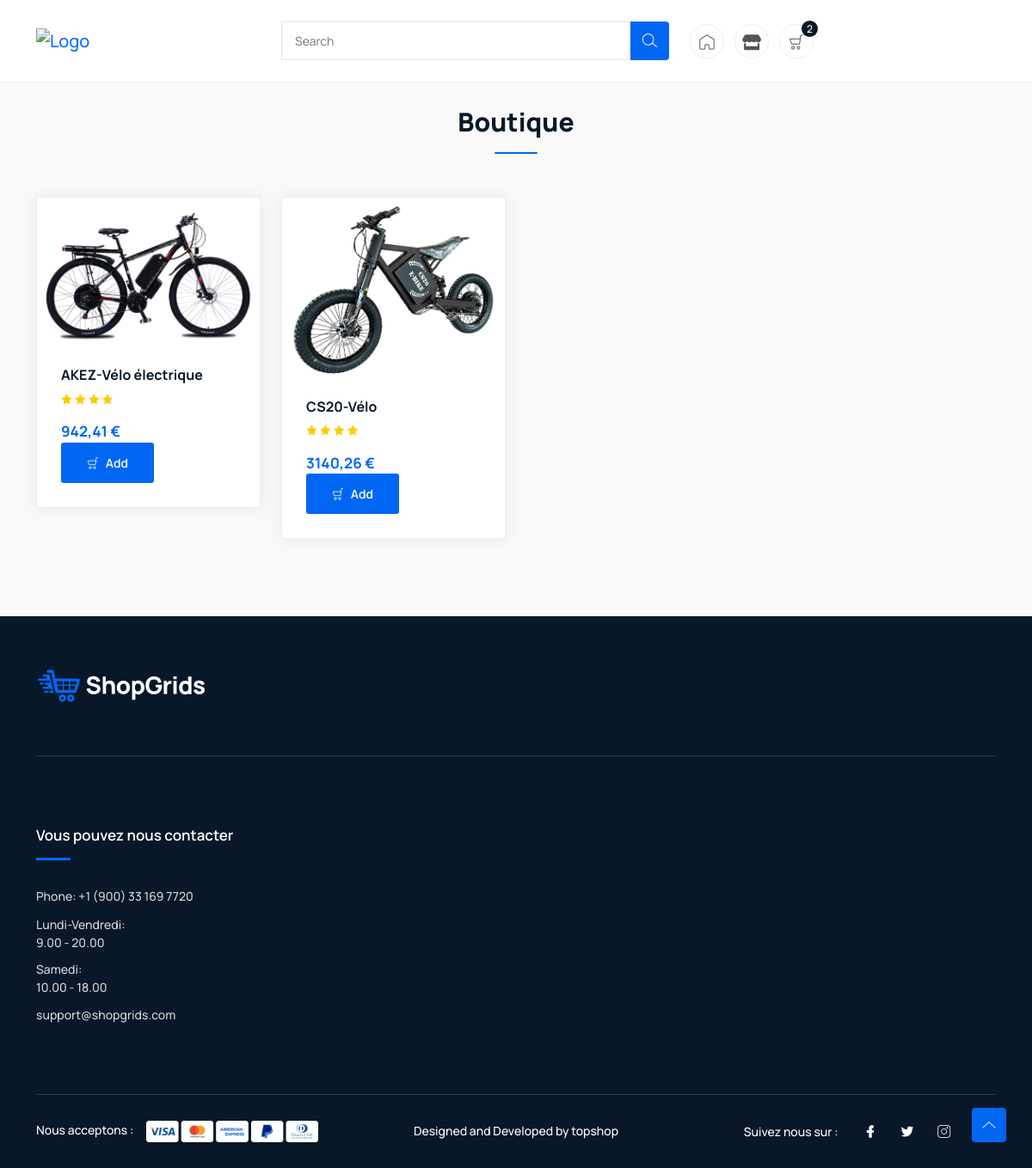
/shop (signed in), run on the app's committed database.
### main/models.py (models this page shows, shortened)
class Produit(models.Model):
    nom = models.CharField(max_length=200)
    image = models.ImageField(upload_to='produits/')
    prix = models.DecimalField(max_digits=10, decimal_places=2)
    reduction = models.DecimalField(max_digits=5, decimal_places=2, null=True, blank=True)
    categorie = models.CharField(max_length=100)
    etat = models.CharField(max_length=100)
    description = models.TextField(null=True)

### main/views.py (the view, shortened to what this page needs)
# urls.py: path('shop',Shop.as_view(),name="shop"),
class Shop(View):
    def get(self, request):
        produits = Produit.objects.all()
        context = {
            "produits": produits,
        }
        if request.user.is_authenticated:
            panier, created = Panier.objects.get_or_create(user=request.user)
            items = ItemPanier.objects.filter(panier=panier)
            total = sum(item.total_cost for item in items)
            totalitem = sum(item.quantite for item in items)
            context.update({
                "items": items,
                "total": total,
                "totalitem": totalitem,
            })
        return render(request, "all_product.html", context)

### main/models.py (called while the page is built)
    @property
    def total_cost(self):
        return self.quantite * self.produit.prix

### templates/all_product.html
{% extends "base.html" %}
{% block content %}
<section class="trending-product section" style="margin-top: 12px;">
    <div class="container">
        <div class="row">
            <div class="col-12">
                <div class="section-title">
                    <h2>Boutique</h2>
                </div>
            </div>
        </div>
        <div class="row">
            {% for produit in produits %}
            <div class="col-lg-3 col-md-6 col-6">
                <div class="single-product">
                    <div class="product-image">
                        <a href="{% url "detail" produit.id %}">
                        <img src="{{produit.image.url}}" alt="#">
                        </a>
                    </div>
                    <div class="product-info">
                        <h4 class="title">
                            <a href="{% url "detail" produit.id %}">{{produit.nom}}</a>
                        </h4>
                        <ul class="review">
                            <li><i class="lni lni-star-filled"></i></li>
                            <li><i class="lni lni-star-filled"></i></li>
                            <li><i class="lni lni-star-filled"></i></li>
                            <li><i class="lni lni-star-filled"></i></li>
                        </ul>
                        <div class="price">
                            <span>{{produit.prix}} €</span>
                        </div>
                        <div class="button">
                            <a href="{% url 'ajouter_au_panier' produit.id %}" class="btn"><i class="lni lni-cart"></i> Add </a>
                        </div>
                    </div>
                </div>
            </div>
            {% endfor %}
        </div>
    </div>
</section>
{% endblock content %}

### data on the page
Produit: image (picture), nom "AKEZ-Vélo électrique", prix "942,41"
Produit: image (picture), nom "CS20-Vélo", prix "3140,26"

### other printed values
{{ totalitem }} "2"
